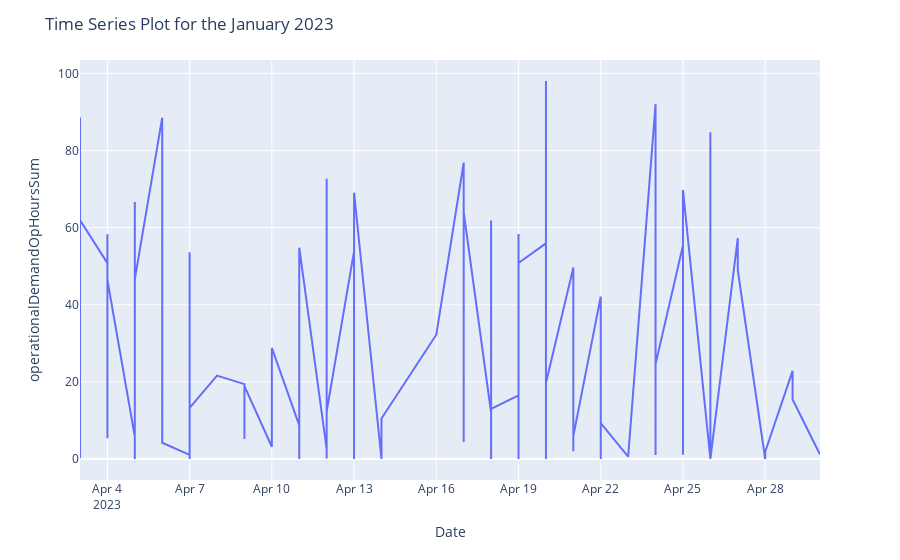

Here is the notebook cell this chart was saved with:
### Code cell
import plotly.express as px

#Line graphs to assess typical trend of operational hours within a week
fig = px.line(week1_df, x='operationalDemandDate', y='operationalDemandOpHoursSum')

#Appropiate axis labelling
fig.update_xaxes(title_text='Date')
fig.update_yaxes(title_text='operationalDemandOpHoursSum')

#title labelling
fig.update_layout(title='Time Series Plot for the January 2023')

fig.show()
